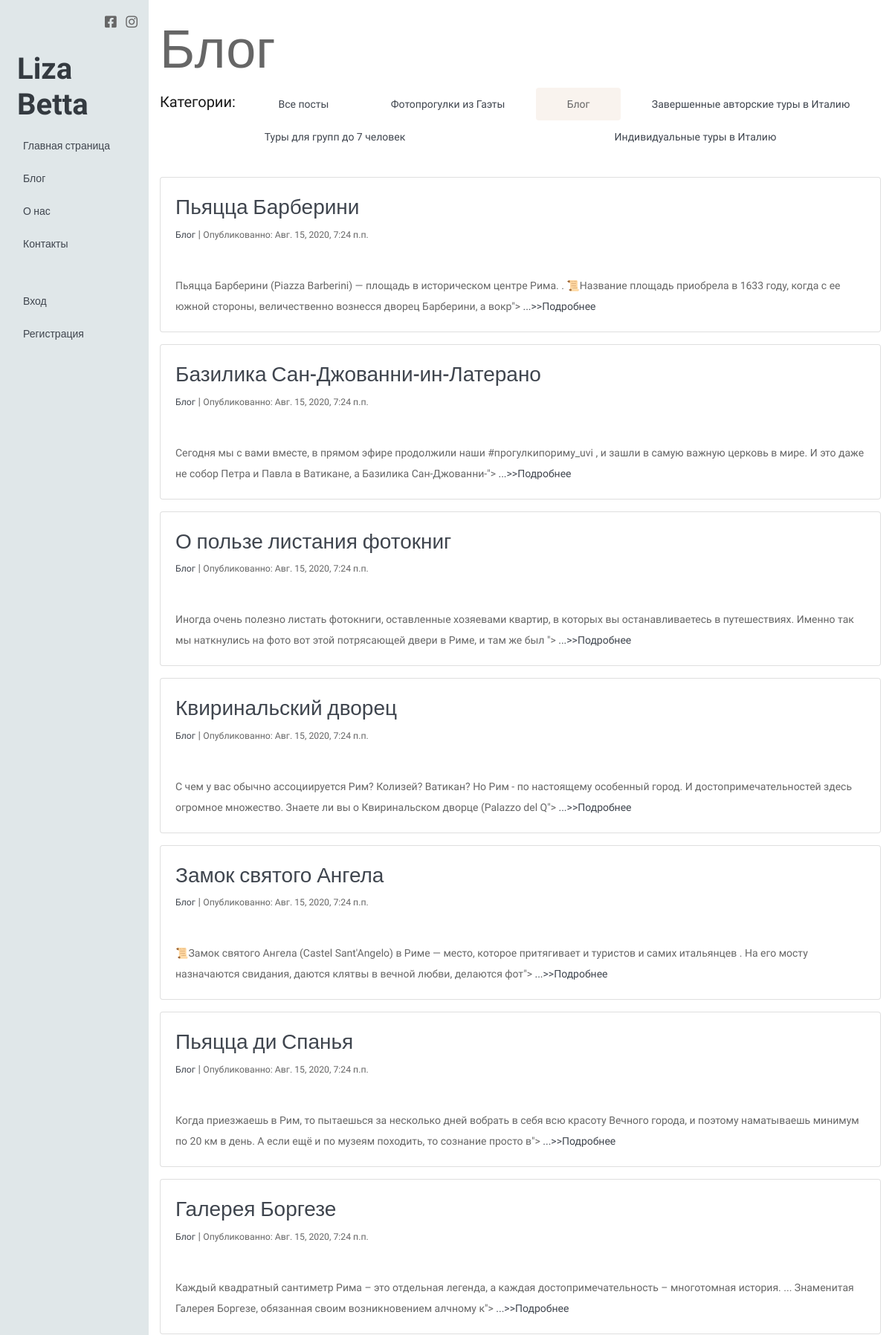
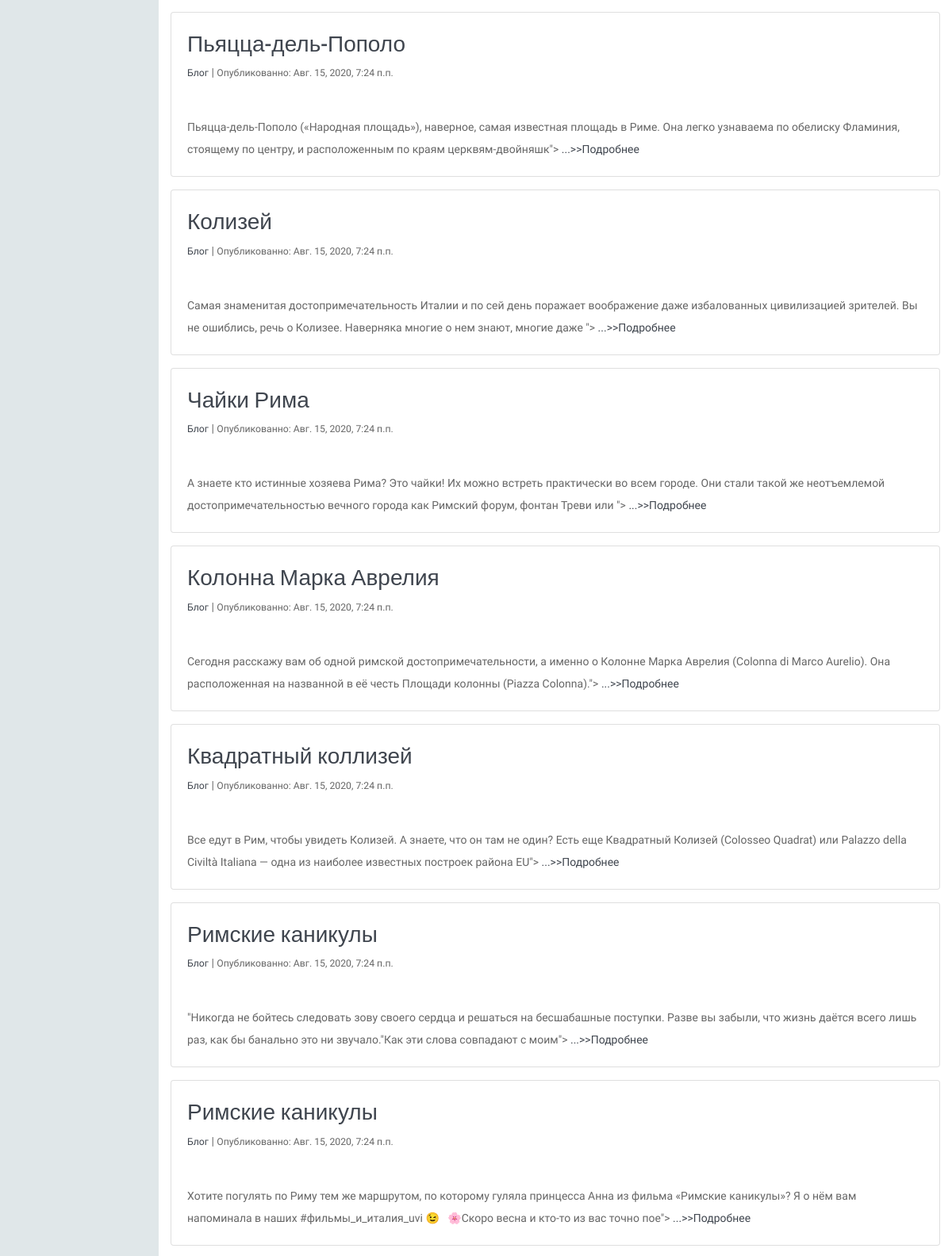
The app's page /cat/blog (upper part) with its own data (2 pictures, top to bottom).
### mainapp/models.py (models this page shows, shortened)
class Category(models.Model):
    title = models.CharField(max_length=64, verbose_name='Название')
    parent = models.ManyToManyField('self', blank=True, verbose_name='Категория-родитель', )
    desc = models.TextField("Описание", null=True, blank=True)
    slug = models.SlugField(max_length=255, db_index=True, default='default', unique=True)
    def __str__(self):
        return self.title

class Post(models.Model):
    post_date = models.DateTimeField("Дата создания", auto_now_add=True)
    update_at = models.DateTimeField('Даиа обновленния', auto_now=True)
    category = models.ForeignKey(Category,
                                 related_name='category',
                                 null=True,
                                 blank=True,
                                 verbose_name='Категория',
                                 on_delete=models.SET_NULL,
                                 default=0,
                                 )
    image = models.ImageField("Главное фото", null=True, blank=True, upload_to='images/')
    image_small = ImageSpecField(source='image',
                                 processors=[Thumbnail(400, 400)],
                                 format='JPEG',
                                 options={'quality': 60})
    title = models.CharField("Название", max_length=200)
    content = RichTextField("Контент", null=True, blank=True)
    excert = models.TextField("Краткое описание", max_length=200, null=True, blank=True)
    slug = models.SlugField(max_length=150, db_index=True, null=True, blank=True, unique=True)
    status = models.BooleanField("Опубликовать?", default=True)
    comment_status = models.BooleanField("Можно комментировать?", default=True)
    class Meta:
        ordering = ["-post_date", "title"]

### mainapp/views.py (the view)
# urls.py: path('cat/<slug:slug>', Post_by_Cat.as_view(), name = "category"),
class Post_by_Cat(ListView, CategoryList):
    model = Post
    template_name = "mainapp/blog/blog.html"
    ordering = ['-post_date']
    def get_queryset(self):
        return Post.objects.filter(category__slug=self.kwargs.get('slug')).filter(status=True)

### mainapp/views.py (called while the page is built)
    def get_category(self):
        return Category.objects.all()

### mainapp/templates/mainapp/blog/blog.html (shortened to what this page needs)
{% extends "base.html" %}
{% block content %}
<div class="row">
    <div class="col-12 my-3">
        <h2 class="display-3">Блог</h2>
        {% if view.get_category %}
            <nav class="nav nav-pills flex-column flex-sm-row navbar-light my-3">
            <span class="navbar-brand">Категории: </span>
            <a href="{% url 'blog' %}" class="flex-sm-fill text-sm-center nav-link
            {% if request.get_full_path == "/blog/" %} active {% endif %} ">Все посты</a>
            {% for category in view.get_category %}
            <a href="{% url 'category' category.slug %}" class="flex-sm-fill text-sm-center nav-link
            {% if category.slug in request.path %} active {% endif %} ">{{ category.title }}</a>
            {% endfor %}
            </nav>
        {% endif %}
    </div>
</div>
<div class="row">
    <div class="col-12 ">
    {% for post in post_list %}
    <div class="card mb-3">
    <div class="card-body"><a href="{% url 'post_detail' post.slug %}"><h3>{{ post.title }}</h3></a>
        <span class="small"><a href="{% url 'category' slug=post.category.slug %}">{{ post.category }}</a></span> |
        <span class="small">Опубликованно: {{ post.post_date }}</span>
    </div>
    <div class="card-body">
        {% if post.excert %}
            {{ post.excert | slice:":200" | safe }}"
        {% else %}
            {{ post.content | striptags | slice:":200" | safe }}">
        {% endif %}
        <a href="{% url 'post_detail' post.slug %}"> ...>>Подробнее </a>
    </div>
    </div>
    {% endfor %}
    </div>
    </div>
{% endblock %}

### static/css/style.css (style rules this page uses)
body { font-family: 'Comfortaa', cursive; font-size: 14px; background-color: #fff; color: #666; font-weight: 500; line-height: 2em; -webkit-font-smoothing: antialiased; }
h1, h2, h3, h4, h5, h6, .h1, .h2, .h3, .h4, .h5, .h6 { font-family: 'Oswald', sans-serif; }
a { color: #3f454e }
.nav-link.active, .btn-info { background-color: #f9f3ee!important; border-color: #f9f3ee!important; color: #666!important; }

### records on screen
Category: title "Фотопрогулки из Гаэты"
Category: title "Блог"
Category: title "Завершенные авторские туры в Италию"
Category: title "Туры для групп до 7 человек"
Category: title "Индивидуальные туры в Италию"
Post: title "Пьяцца Барберини", category "Блог", post_date "Авг. 15, 2020, 7:24 п.п.", content "Пьяцца Барберини (Piazza Barberini) — площадь в историческом центре Рима. . 📜Название площадь приобрела в 1633 году, когда с ее южной стороны, величественно вознесся дворец Барберини, а вокр"
Post: title "Базилика Сан-Джованни-ин-Латерано", category "Блог", post_date "Авг. 15, 2020, 7:24 п.п.", content "Сегодня мы с вами вместе, в прямом эфире продолжили наши #прогулкипориму_uvi , и зашли в самую важную церковь в мире. И это даже не собор Петра и Павла в Ватикане, а Базилика Сан-Джованни-"
Post: title "О пользе листания фотокниг", category "Блог", post_date "Авг. 15, 2020, 7:24 п.п.", content "Иногда очень полезно листать фотокниги, оставленные хозяевами квартир, в которых вы останавливаетесь в путешествиях. Именно так мы наткнулись на фото вот этой потрясающей двери в Риме, и там же был"
Post: title "Квиринальский дворец", category "Блог", post_date "Авг. 15, 2020, 7:24 п.п.", content "С чем у вас обычно ассоциируется Рим? Колизей? Ватикан? Но Рим - по настоящему особенный город. И достопримечательностей здесь огромное множество. Знаете ли вы о Квиринальском дворце (Palazzo del Q"
Post: title "Замок святого Ангела", category "Блог", post_date "Авг. 15, 2020, 7:24 п.п.", content "📜Замок святого Ангела (Castel Sant'Angelo) в Риме — место, которое притягивает и туристов и самих итальянцев . На его мосту назначаются свидания, даются клятвы в вечной любви, делаются фот"
Post: title "Пьяцца ди Спанья", category "Блог", post_date "Авг. 15, 2020, 7:24 п.п.", content "Когда приезжаешь в Рим, то пытаешься за несколько дней вобрать в себя всю красоту Вечного города, и поэтому наматываешь минимум по 20 км в день. А если ещё и по музеям походить, то сознание просто в"
Post: title "Галерея Боргезе", category "Блог", post_date "Авг. 15, 2020, 7:24 п.п.", content "Каждый квадратный сантиметр Рима – это отдельная легенда, а каждая достопримечательность – многотомная история. ... Знаменитая Галерея Боргезе, обязанная своим возникновением алчному к"
Post: title "Пьяцца-дель-Пополо", category "Блог", post_date "Авг. 15, 2020, 7:24 п.п.", content "Пьяцца-дель-Пополо («Народная площадь»), наверное, самая известная площадь в Риме. Она легко узнаваема по обелиску Фламиния, стоящему по центру, и расположенным по краям церквям-двойняшк"
Post: title "Колизей", category "Блог", post_date "Авг. 15, 2020, 7:24 п.п.", content "Самая знаменитая достопримечательность Италии и по сей день поражает воображение даже избалованных цивилизацией зрителей. Вы не ошиблись, речь о Колизее. Наверняка многие о нем знают, многие даже"
Post: title "Чайки Рима", category "Блог", post_date "Авг. 15, 2020, 7:24 п.п.", content "А знаете кто истинные хозяева Рима? Это чайки! Их можно встреть практически во всем городе. Они стали такой же неотъемлемой достопримечательностью вечного города как Римский форум, фонтан Треви или"
Post: title "Колонна Марка Аврелия", category "Блог", post_date "Авг. 15, 2020, 7:24 п.п.", content "Сегодня расскажу вам об одной римской достопримечательности, а именно о Колонне Марка Аврелия (Colonna di Marco Aurelio). Она расположенная на названной в её честь Площади колонны (Piazza Colonna)."
Post: title "Квадратный коллизей", category "Блог", post_date "Авг. 15, 2020, 7:24 п.п.", content "Все едут в Рим, чтобы увидеть Колизей. А знаете, что он там не один? Есть еще Квадратный Колизей (Colosseo Quadrat) или Palazzo della Civiltà Italiana — одна из наиболее известных построек района EU"
Post: title "Римские каникулы", category "Блог", post_date "Авг. 15, 2020, 7:24 п.п.", content "\"Никогда не бойтесь следовать зову своего сердца и решаться на бесшабашные поступки. Разве вы забыли, что жизнь даётся всего лишь раз, как бы банально это ни звучало.\"Как эти слова совпадают с моим"
Post: title "Римские каникулы", category "Блог", post_date "Авг. 15, 2020, 7:24 п.п.", content "Хотите погулять по Риму тем же маршрутом, по которому гуляла принцесса Анна из фильма «Римские каникулы»? Я о нём вам напоминала в наших #фильмы_и_италия_uvi 😉⠀🌸Скоро весна и кто-то из вас точно пое"
